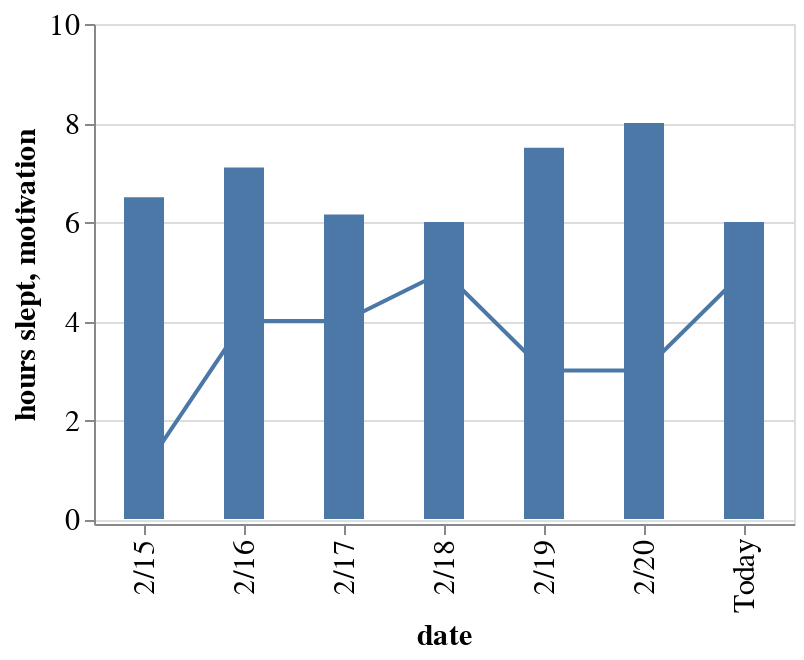

This figure's notebook cell:
### Code cell
source = pd.DataFrame({
    'date': ['2/15', '2/16', '2/17', '2/18', '2/19', '2/20', 'Today'],
    'hours slept': [6.5, 7.1, 6.15, 6, 7.5, 8, 6],
    'motivation': [1, 4, 4, 5, 3, 3, 5]
})

chart = alt.Chart(source).mark_bar(size=20).encode(
    x='date',
    y='hours slept'
).properties(
    width=350,
    height=250
)
chart.encoding.y.scale = alt.Scale(domain=[0, 10])

chart2 = alt.Chart(source).mark_line().encode(
    x='date',
    y='motivation'
).properties(
    width=350,
    height=250
)
chart2.encoding.y.scale = alt.Scale(domain=[-0.1, 5.2])


(chart + chart2).configure_axis(
    labelFontSize=15,
    titleFontSize=15
)

### Figure 1 — Vega-Lite specification as saved in the notebook (floating-point values rounded to 4 significant figures)
{"config": {"view": {"continuousWidth": 400, "continuousHeight": 300}, "axis": {"labelFontSize": 15, "titleFontSize": 15}}, "layer": [{"mark": {"type": "bar", "size": 20}, "encoding": {"x": {"field": "date", "type": "nominal"}, "y": {"field": "hours slept", "scale": {"domain": [0, 10]}, "type": "quantitative"}}, "height": 250, "width": 350}, {"mark": "line", "encoding": {"x": {"field": "date", "type": "nominal"}, "y": {"field": "motivation", "scale": {"domain": [-0.1, 5.2]}, "type": "quantitative"}}, "height": 250, "width": 350}], "data": {"name": "data-c0a8f7af515400940584ba98f53d93cc"}, "$schema": "https://vega.github.io/schema/vega-lite/v4.17.0.json", "datasets": {"data-c0a8f7af515400940584ba98f53d93cc": [{"date": "2/15", "hours slept": 6.5, "motivation": 1}, {"date": "2/16", "hours slept": 7.1, "motivation": 4}, {"date": "2/17", "hours slept": 6.15, "motivation": 4}, {"date": "2/18", "hours slept": 6.0, "motivation": 5}, {"date": "2/19", "hours slept": 7.5, "motivation": 3}, {"date": "2/20", "hours slept": 8.0, "motivation": 3}, {"date": "Today", "hours slept": 6.0, "motivation": 5}]}}
